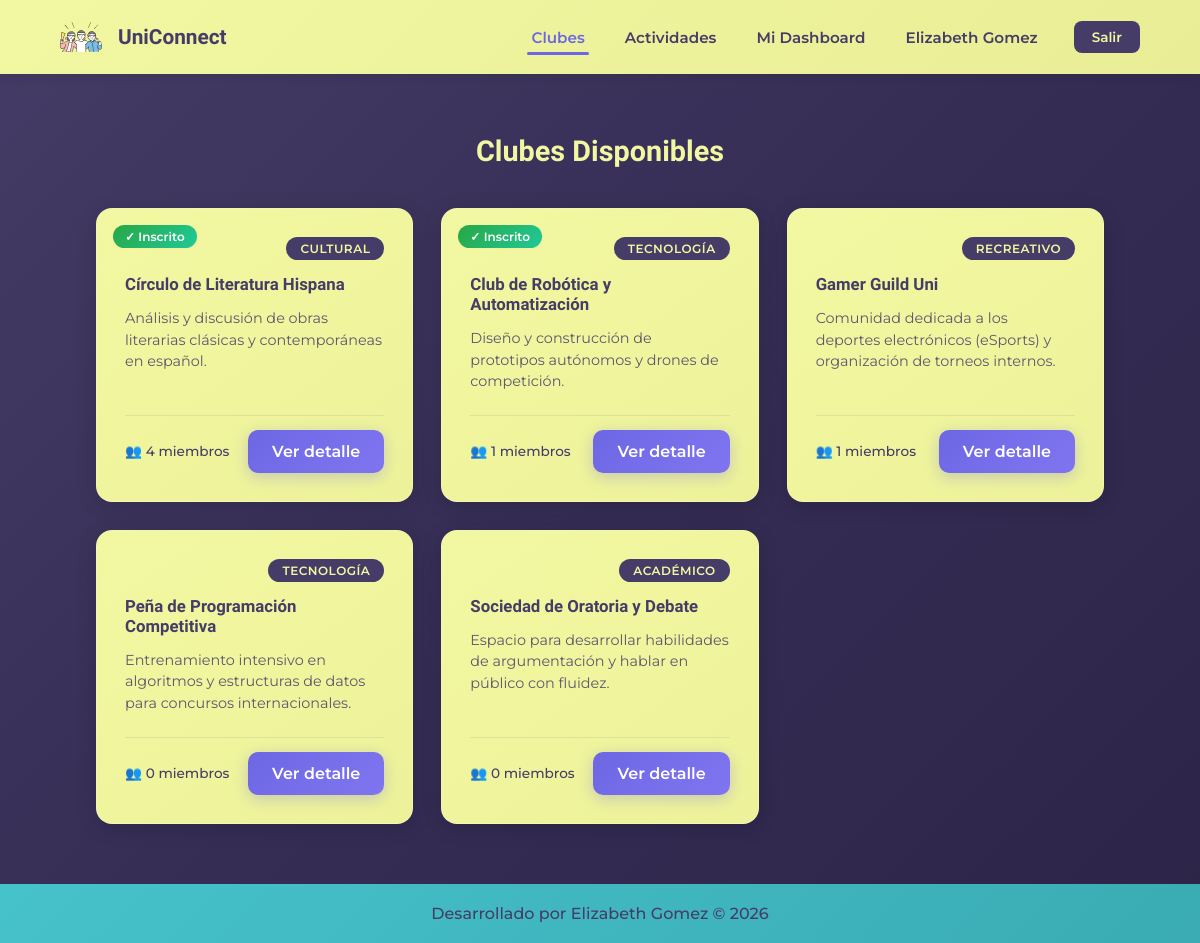
Screenshot of /lista_clubes.php (signed in) with the database file from the repository.
### tables this page shows
CREATE TABLE `clubes` (
  `id_club` int(11) NOT NULL,
  `nombre_club` varchar(100) NOT NULL,
  `descripcion` text DEFAULT NULL,
  `categoria` varchar(50) DEFAULT NULL
);

### lista_clubes.php (the view, shortened to what this page needs)
<?php
$conexionbd = conectar_bd();
$id_usuario = $_SESSION['id_usuario'];
$query = "SELECT c.*,
          (SELECT COUNT(*) FROM miembros_club WHERE id_club = c.id_club) as total_miembros,
          (SELECT COUNT(*) FROM miembros_club WHERE id_club = c.id_club AND id_usuario = ?) as es_miembro
          FROM clubes c
          ORDER BY c.nombre_club ASC";
$stmt = mysqli_prepare($conexionbd, $query);
mysqli_stmt_bind_param($stmt, "i", $id_usuario);
mysqli_stmt_execute($stmt);
$resultado = mysqli_stmt_get_result($stmt);
?>
<!DOCTYPE html>
<html lang="es-mx">
<head>
    <link rel="stylesheet" href="./styles/style.css">
    <link rel="stylesheet" href="./styles/style_clubes.css">
</head>
<body>
    <?php include("includes/header_privado.php"); ?>
    <main class="clubes_contenedor">
        <h2 class="clubes_titulo animacion-entrada">Clubes Disponibles</h2>
        <div class="clubes_grid">
            <?php while($club = mysqli_fetch_assoc($resultado)): ?>
            <div class="club_card animacion-entrada">
                <div class="club_card_header">
                    <span class="club_categoria"><?php echo htmlspecialchars($club['categoria'] ?? 'General'); ?></span>
                </div>
                <h3><?php echo htmlspecialchars($club['nombre_club']); ?></h3>
                <p><?php echo htmlspecialchars($club['descripcion'] ?? 'Sin descripción disponible.'); ?></p>
                <div class="club_card_footer">
                    <span class="club_miembros">👥 <?php echo $club['total_miembros']; ?> miembros</span>
                    <a class="boton_principal" href="detalle_club.php?id=<?php echo $club['id_club']; ?>" id="btn-detalle-<?php echo $club['id_club']; ?>">Ver detalle</a>
                </div>
                <?php if ($club['es_miembro'] > 0): ?>
                    <span class="club_badge_miembro">✓ Inscrito</span>
                <?php endif; ?>
            </div>
            <?php endwhile; ?>
        </div>
    </main>
    <?php include("includes/footer.php"); ?>
</body>
</html>

### styles/style.css (style rules this page uses)
:root { --color-primario:#453C67; --color-secundario:#F2F7A1; --color-terciario:#46C2CB; --color-cuaternario:#6D67E4; --fuente-montserrat:"Montserrat", sans-serif; --fuente-krona:"Krona One", sans-serif; --sombra-suave: 0 4px 20px rgba(0, 0, 0, 0.15); --sombra-elevada: 0 8px 32px rgba(0, 0, 0, 0.25); --gradiente-fondo: linear-gradient(135deg, #453C67 0%, #352d54 50%, #2d2548 100%); --transicion: 0.3s cubic-bezier(0.4, 0, 0.2, 1); }
* { padding:0; margin: 0; box-sizing: border-box; }
body { background: var(--gradiente-fondo); color: var(--color-secundario); display: flex; flex-direction: column; min-height: 100vh; font-family: var(--fuente-montserrat); }
main { flex: 1; }
.boton_principal { background: linear-gradient(135deg, var(--color-cuaternario), #8075f0); color: white; border: none; padding: 12px 24px; border-radius: 10px; font-size: 1rem; font-family: var(--fuente-montserrat); font-weight: 600; cursor: pointer; text-decoration: none; display: inline-block; transition: var(--transicion); text-align: center; box-shadow: 0 4px 15px rgba(109, 103, 228, 0.3); }
.animacion-entrada { opacity: 0; transform: translateY(30px); transition: opacity 0.6s ease, transform 0.6s ease; }
.animacion-entrada.visible { opacity: 1; transform: translateY(0); }

### styles/style_clubes.css (style rules this page uses)
.clubes_contenedor { padding: 5% 8%; }
.clubes_titulo { text-align: center; font-family: var(--fuente-krona); font-size: 1.8rem; margin-bottom: 40px; }
.clubes_grid { display: grid; grid-template-columns: repeat(auto-fill, minmax(300px, 1fr)); gap: 28px; }
.club_card { background: linear-gradient(145deg, #F2F7A1 0%, #edf29a 100%); padding: 28px; border-radius: 16px; display: flex; flex-direction: column; gap: 14px; box-shadow: var(--sombra-suave); transition: var(--transicion); position: relative; overflow: hidden; border: 1px solid rgba(255, 255, 255, 0.2); }
.club_card_header { display: flex; justify-content: flex-end; }
.club_categoria { background: var(--color-primario); color: var(--color-secundario); padding: 4px 14px; border-radius: 20px; font-size: 0.75rem; font-weight: 600; font-family: var(--fuente-montserrat); letter-spacing: 0.5px; text-transform: uppercase; }
.club_card h3 { font-family: var(--fuente-krona); color: var(--color-primario); font-size: 1.05rem; }
.club_card p { font-family: var(--fuente-montserrat); color: var(--color-primario); opacity: 0.85; line-height: 1.5; font-size: 0.9rem; flex: 1; }
.club_card_footer { display: flex; justify-content: space-between; align-items: center; margin-top: 8px; padding-top: 14px; border-top: 1px solid rgba(69, 60, 103, 0.1); }
.club_miembros { font-family: var(--fuente-montserrat); color: var(--color-primario); font-size: 0.85rem; font-weight: 500; }
.club_badge_miembro { position: absolute; top: 16px; left: 16px; background: linear-gradient(135deg, #28a745, #20c997); color: white; padding: 4px 12px; border-radius: 20px; font-size: 0.75rem; font-weight: 600; font-family: var(--fuente-montserrat); }

### rows the page displays
clubes: categoria "CULTURAL", nombre_club "Círculo de Literatura Hispana", descripcion "Análisis y discusión de obras literarias clásicas y contemporáneas en español.", total_miembros "4", shows "✓ Inscrito"
clubes: categoria "TECNOLOGÍA", nombre_club "Club de Robótica y Automatización", descripcion "Diseño y construcción de prototipos autónomos y drones de competición.", total_miembros "1", shows "✓ Inscrito"
clubes: categoria "RECREATIVO", nombre_club "Gamer Guild Uni", descripcion "Comunidad dedicada a los deportes electrónicos (eSports) y organización de torneos internos.", total_miembros "1"
clubes: categoria "TECNOLOGÍA", nombre_club "Peña de Programación Competitiva", descripcion "Entrenamiento intensivo en algoritmos y estructuras de datos para concursos internacionales.", total_miembros "0"
clubes: categoria "ACADÉMICO", nombre_club "Sociedad de Oratoria y Debate", descripcion "Espacio para desarrollar habilidades de argumentación y hablar en público con fluidez.", total_miembros "0"

### other values shown
$_SESSION['nombre'] "Elizabeth Gomez"
